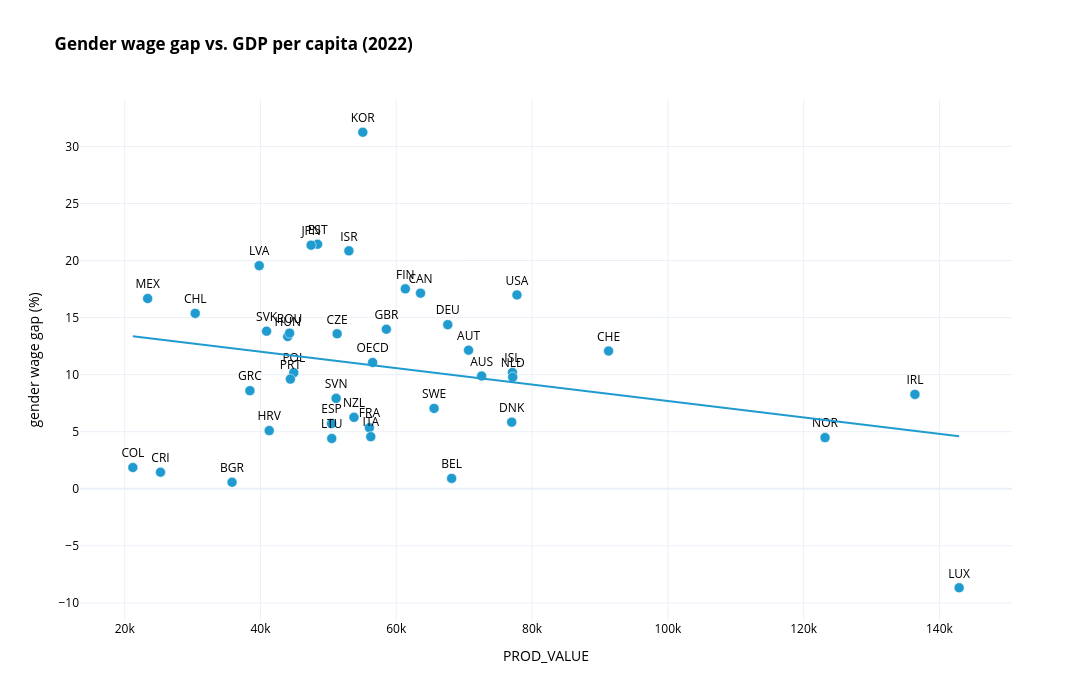

Source (notebook cell):
### Markdown cell above
# Data visualisation

### Code cell
#| label: plot-gender-wage-gap-vs-gdppop
df_2022 = DATA[
    (DATA.TIME_PERIOD == 2022) &
    (DATA.PROD_MEASURE == 'GDPPOP') &
    (DATA.PROD_UNIT == 'USD_PPP_PS') &
    (DATA.PRICE_BASE == 'V')
    ]

fig = px.scatter(
    df_2022,
    x="PROD_VALUE",
    y="GENDER_WAGE_GAP",
    text="REF_AREA",
    trendline="ols",
    title="Gender wage gap vs. GDP per capita (2022)",
    labels={
        "GDPPOP": "gdp per capita (usd ppp)",
        "GENDER_WAGE_GAP": "gender wage gap (%)"
    },
    template="plotly_white",
)

fig.update_traces(
    textposition="top center",
    marker=dict(size=10,
                color="#209BCF",
                line=dict(width=0.5,
                          color='white')),
)

fig.update_layout(
    width=1200,
    height=700,
    font_color="black",
    title_font_weight="bold",
)

fig.show()

### Figure 1 — Plotly figure (JSON) as saved in the notebook; plotly's stock layout.template omitted (floating-point values rounded to 4 significant figures)
{"data": [{"hovertemplate": "PROD_VALUE=%{x}<br>gender wage gap (%)=%{y}<br>REF_AREA=%{text}<extra></extra>", "legendgroup": "", "marker": {"color": "#209BCF", "line": {"color": "white", "width": 0.5}, "size": 10, "symbol": "circle"}, "mode": "markers+text", "name": "", "orientation": "v", "showlegend": false, "text": ["AUS", "AUT", "BEL", "CAN", "CHL", "COL", "CRI", "CZE", "DNK", "EST", "FIN", "FRA", "DEU", "GRC", "HUN", "ISL", "IRL", "ISR", "ITA", "JPN", "KOR", "LVA", "LTU", "LUX", "MEX", "NLD", "NZL", "NOR", "POL", "PRT", "SVK", "SVN", "ESP", "SWE", "CHE", "GBR", "USA", "OECD", "BGR", "HRV", "ROU"], "textposition": "top center", "type": "scatter", "x": [72580.0, 70650.0, 68160.0, 63580.0, 30390.0, 21210.0, 25280.0, 51290.0, 77000.0, 48410.0, 61340.0, 56040.0, 67590.0, 38440.0, 44010.0, 77110.0, 136400.0, 53030.0, 56250.0, 47460.0, 55070.0, 39820.0, 50500.0, 142900.0, 23390.0, 77150.0, 53770.0, 123200.0, 44910.0, 44410.0, 40900.0, 51140.0, 50470.0, 65570.0, 91270.0, 58540.0, 77780.0, 56520.0, 35820.0, 41290.0, 44290.0], "xaxis": "x", "y": [9.875, 12.14, 0.9069, 17.14, 15.37, 1.859, 1.449, 13.58, 5.837, 21.42, 17.52, 5.346, 14.38, 8.597, 13.34, 10.19, 8.269, 20.85, 4.563, 21.35, 31.24, 19.55, 4.402, -8.677, 16.67, 9.779, 6.256, 4.481, 10.17, 9.607, 13.81, 7.921, 5.707, 7.042, 12.07, 13.98, 16.98, 11.06, 0.5658, 5.096, 13.64], "yaxis": "y"}, {"hovertemplate": "<b>OLS trendline</b><br>GENDER_WAGE_GAP = -7.21282e-05 * PROD_VALUE + 14.9012<br>R<sup>2</sup>=0.069898<br><br>PROD_VALUE=%{x}<br>gender wage gap (%)=%{y} <b>(trend)</b><extra></extra>", "legendgroup": "", "marker": {"color": "#209BCF", "line": {"color": "white", "width": 0.5}, "size": 10, "symbol": "circle"}, "mode": "lines", "name": "", "showlegend": false, "textposition": "top center", "type": "scatter", "x": [21210.0, 23390.0, 25280.0, 30390.0, 35820.0, 38440.0, 39820.0, 40900.0, 41290.0, 44010.0, 44290.0, 44410.0, 44910.0, 47460.0, 48410.0, 50470.0, 50500.0, 51140.0, 51290.0, 53030.0, 53770.0, 55070.0, 56040.0, 56250.0, 56520.0, 58540.0, 61340.0, 63580.0, 65570.0, 67590.0, 68160.0, 70650.0, 72580.0, 77000.0, 77110.0, 77150.0, 77780.0, 91270.0, 123200.0, 136400.0, 142900.0], "xaxis": "x", "y": [13.37, 13.21, 13.08, 12.71, 12.32, 12.13, 12.03, 11.95, 11.92, 11.73, 11.71, 11.7, 11.66, 11.48, 11.41, 11.26, 11.26, 11.21, 11.2, 11.08, 11.02, 10.93, 10.86, 10.84, 10.82, 10.68, 10.48, 10.32, 10.17, 10.03, 9.985, 9.805, 9.666, 9.347, 9.339, 9.336, 9.291, 8.318, 6.018, 5.064, 4.594], "yaxis": "y"}], "layout": {"font": {"color": "black"}, "height": 700, "legend": {"tracegroupgap": 0}, "title": {"font": {"weight": "bold"}, "text": "Gender wage gap vs. GDP per capita (2022)"}, "width": 1200, "xaxis": {"anchor": "y", "domain": [0, 1], "title": {"text": "PROD_VALUE"}}, "yaxis": {"anchor": "x", "domain": [0, 1], "title": {"text": "gender wage gap (%)"}}}}
